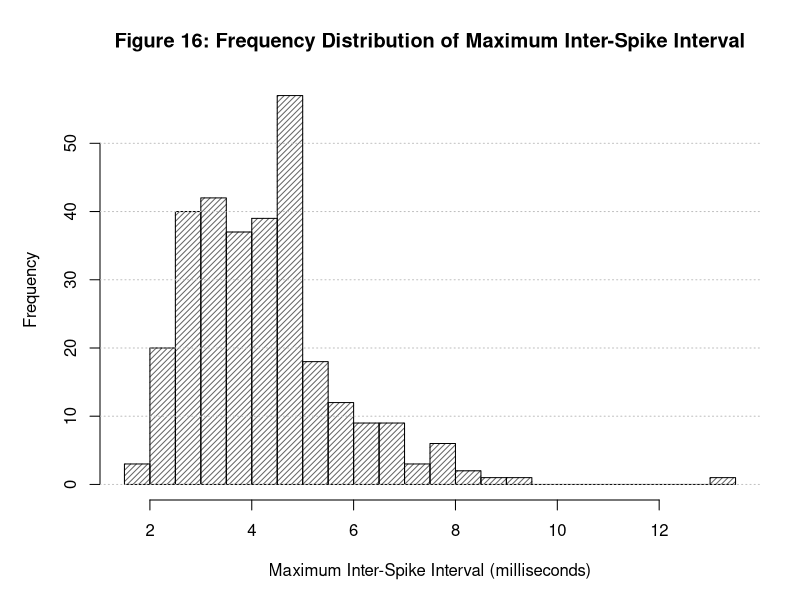

Recreate this plot in R.
# =====================================================================
# Figure 16: Distribution of Maximum Inter-Spike Interval (Descriptive) - B&W / Print-Optimized
# =====================================================================

dir.create("figures", showWarnings = FALSE)
nmnist_data <- read.csv("nmnist_features.csv")

cat("Generating Figure 16: Histogram of Maximum Inter-Spike Interval...\n")
png("figures/fig16_max_isi_hist.png", width = 2400, height = 1800, res = 300)
par(mar = c(5, 5, 4, 2))

hist(nmnist_data$max_isi_us / 1000, 
     breaks = 25, 
     col = "gray40", 
     density = 25,
     angle = 45,
     border = "black",
     main = "Figure 16: Frequency Distribution of Maximum Inter-Spike Interval", 
     xlab = "Maximum Inter-Spike Interval (milliseconds)", 
     ylab = "Frequency",
     cex.main = 1.2, cex.lab = 1.0)

grid(nx = NA, ny = NULL, col = "gray75", lty = "dotted")
dev.off()

cat("Successfully generated figures/fig16_max_isi_hist.png\n")
